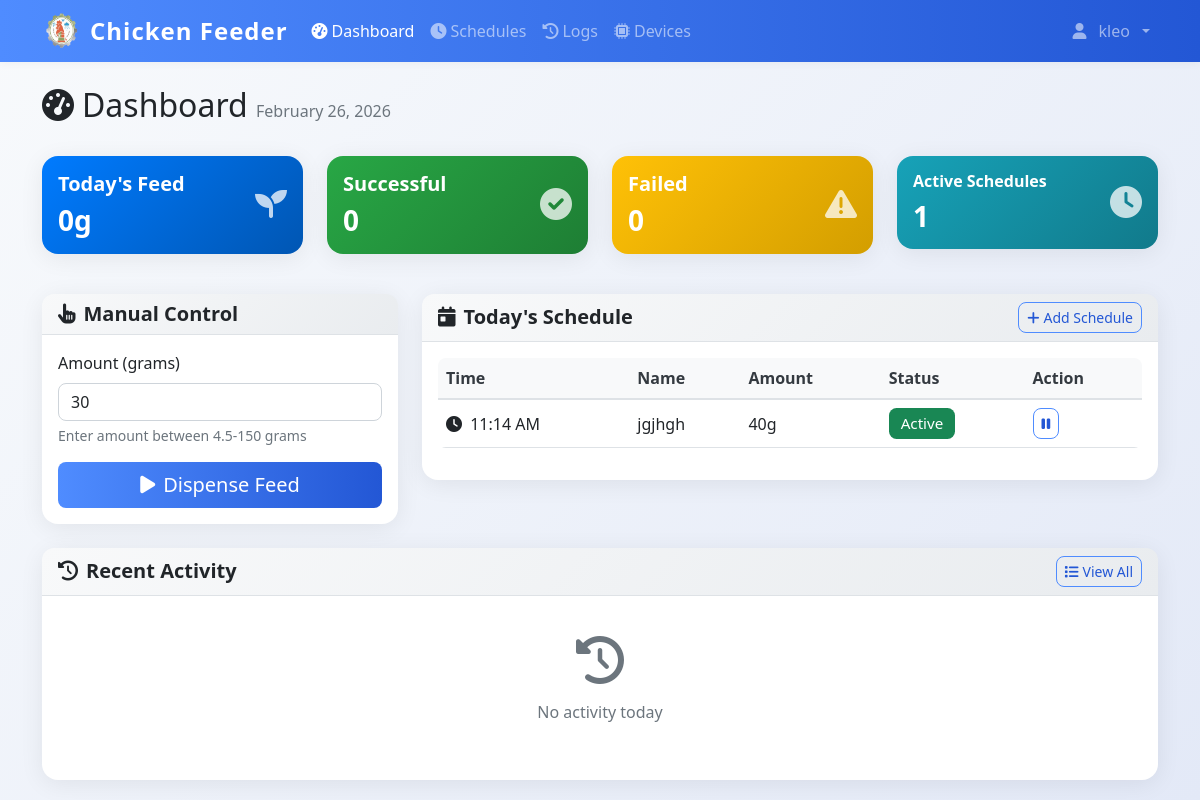
/dashboard (signed in), run on an earlier commit of the app's database.
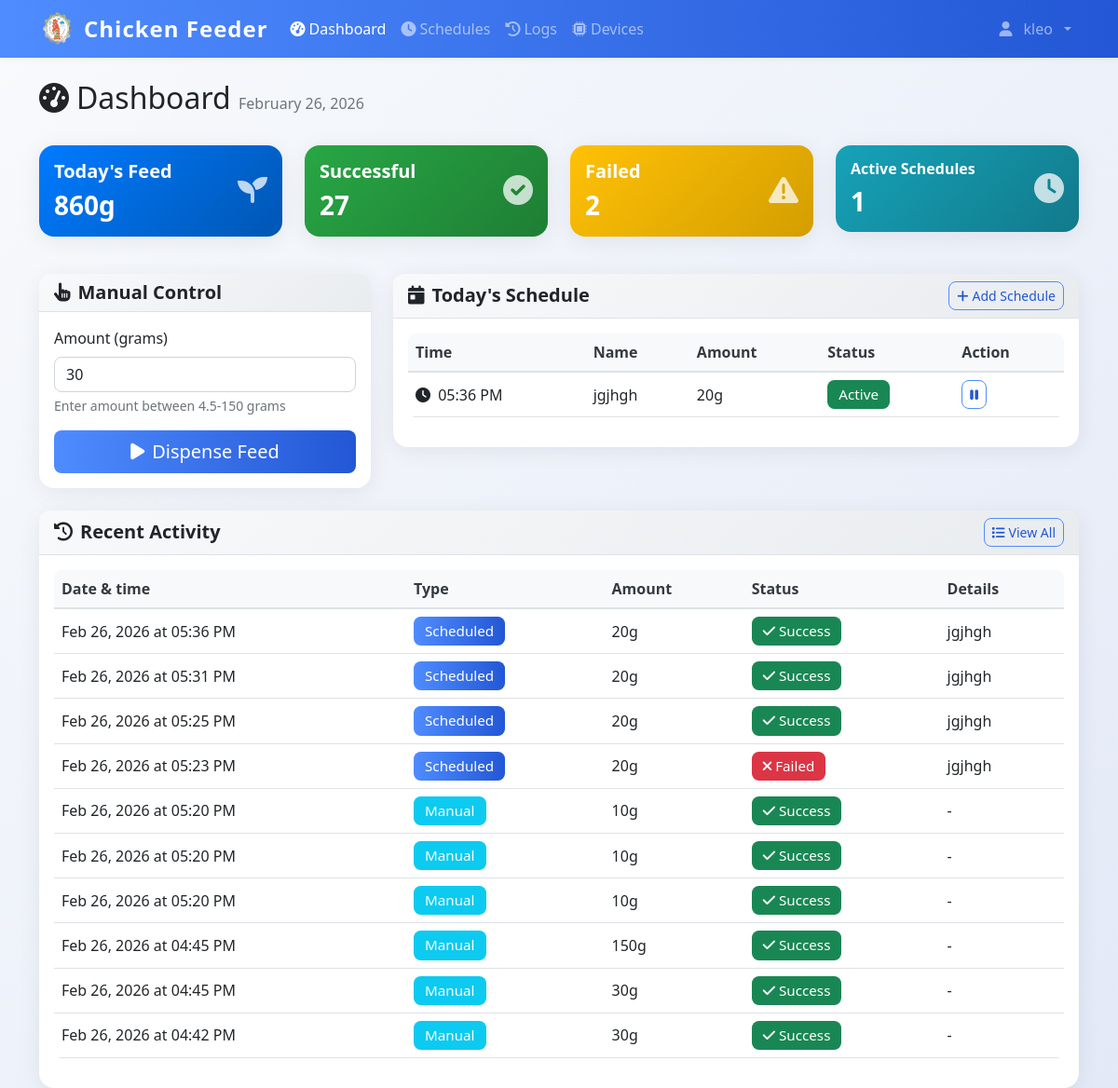
And on a later commit of the database.
### models.py (models this page shows)
class User(UserMixin, db.Model):
    id = db.Column(db.Integer, primary_key=True)
    username = db.Column(db.String(80), unique=True, nullable=False)
    email = db.Column(db.String(120), unique=True, nullable=False)
    password_hash = db.Column(db.String(120), nullable=False)
    iot_device_url = db.Column(db.String(255), nullable=True)  # e.g., 'http://192.168.1.100:5000' or 'pi_klei'
    is_admin = db.Column(db.Boolean, default=True)
    created_at = db.Column(db.DateTime, default=datetime.now)

class FeedSchedule(db.Model):
    id = db.Column(db.Integer, primary_key=True)
    name = db.Column(db.String(100), nullable=False)
    feed_time = db.Column(db.Time, nullable=False)
    amount_grams = db.Column(db.Integer, nullable=False)
    is_active = db.Column(db.Boolean, default=True)
    created_by = db.Column(db.Integer, db.ForeignKey('user.id'), nullable=False)
    created_at = db.Column(db.DateTime, default=datetime.now)
    user = db.relationship('User', backref=db.backref('schedules', lazy=True))

class DispenseLog(db.Model):
    id = db.Column(db.Integer, primary_key=True)
    timestamp = db.Column(db.DateTime, default=datetime.now, nullable=False)
    amount_grams = db.Column(db.Integer, nullable=False)
    trigger_type = db.Column(db.String(20), nullable=False)
    schedule_id = db.Column(db.Integer, db.ForeignKey('feed_schedule.id'), nullable=True)
    status = db.Column(db.String(20), default='success')
    error_message = db.Column(db.Text, nullable=True)
    image_path = db.Column(db.String(255), nullable=True)  # Path to captured feed image
    pellet_count = db.Column(db.Integer, nullable=True)  # Number of pellets detected in image
    grams_detected = db.Column(db.Float, nullable=True)  # Estimated grams of pellets in feeder
    grams_dispensed = db.Column(db.Integer, nullable=True)  # Actual amount dispensed by servo
    triggered_by = db.Column(db.Integer, db.ForeignKey('user.id'), nullable=True)
    schedule = db.relationship('FeedSchedule', backref=db.backref('dispense_logs', lazy=True))
    user = db.relationship('User', backref=db.backref('dispense_logs', lazy=True))

### app.py (the view)
@app.route('/dashboard', methods=['GET', 'POST'])
@login_required
def dashboard():
    from utils.model_utils import get_feed_ratio
    today_schedules = FeedSchedule.query.filter_by(created_by=current_user.id, is_active=True).order_by(FeedSchedule.feed_time).all()
    today_start = datetime.now().replace(hour=0, minute=0, second=0, microsecond=0)
    today_logs = DispenseLog.query.filter(
        DispenseLog.timestamp >= today_start,
        DispenseLog.triggered_by == current_user.id
    ).order_by(DispenseLog.timestamp.desc()).all()
    total_today = sum(log.amount_grams for log in today_logs if log.status == 'success')
    feed_config = get_feed_ratio()
    gps = feed_config.get('grams_per_second', 2.0)
    min_grams = max(1, round(0.1 * gps, 1))
    return render_template('dashboard.html',
                         schedules=today_schedules,
                         logs=today_logs,
                         total_today=total_today,
                         min_grams=min_grams)

### templates/dashboard.html (shortened to what this page needs)
{% extends "base.html" %}
{% block content %}
<div class="container mt-4">
    <div class="row mb-4">
    <div class="col">
        <h1 class="h2">
            <i class="fas fa-tachometer-alt me-2"></i>Dashboard
            <span class="text-muted fs-6">{{ datetime.now().strftime('%B %d, %Y') }}</span>
        </h1>
    </div>
</div>
<div class="row mb-4">
    <div class="col-md-3 mb-3">
        <div class="card bg-primary text-white">
            <div class="card-body">
                <div class="d-flex justify-content-between">
                    <div>
                        <h5 class="card-title">Today's Feed</h5>
                        <h3 class="mb-0" id="total-today">{{ total_today }}g</h3>
                    </div>
                    <div class="align-self-center">
                        <i class="fas fa-seedling fa-2x opacity-75"></i>
                    </div>
                </div>
            </div>
        </div>
    </div>
    <div class="col-md-3 mb-3">
        <div class="card bg-success text-white">
            <div class="card-body">
                <div class="d-flex justify-content-between">
                    <div>
                        <h5 class="card-title">Successful</h5>
                        <h3 class="mb-0" id="successful-today">{{ logs|selectattr('status', 'equalto', 'success')|list|length }}</h3>
                    </div>
                    <div class="align-self-center">
                        <i class="fas fa-check-circle fa-2x opacity-75"></i>
                    </div>
                </div>
            </div>
        </div>
    </div>
    <div class="col-md-3 mb-3">
        <div class="card bg-warning text-white">
            <div class="card-body">
                <div class="d-flex justify-content-between">
                    <div>
                        <h5 class="card-title">Failed</h5>
                        <h3 class="mb-0" id="failed-today">{{ logs|selectattr('status', 'equalto', 'failure')|list|length }}</h3>
                    </div>
                    <div class="align-self-center">
                        <i class="fas fa-exclamation-triangle fa-2x opacity-75"></i>
                    </div>
                </div>
            </div>
        </div>
    </div>
    <div class="col-md-3 mb-3">
        <div class="card bg-info text-white">
            <div class="card-body">
                <div class="d-flex justify-content-between">
                    <div>
                        <h5 class="card-title fs-6">Active Schedules</h5>
                        <h3 class="mb-0">{{ schedules|selectattr('is_active')|list|length }}</h3>
                    </div>
                    <div class="align-self-center">
                        <i class="fas fa-clock fa-2x opacity-75"></i>
                    </div>
                </div>
            </div>
        </div>
    </div>
</div>
<div class="row">
    <div class="col-lg-4 mb-4">
        <div class="card">
            <div class="card-header">
                <h5 class="card-title mb-0">
                    <i class="fas fa-hand-pointer me-2"></i>Manual Control
                </h5>
            </div>
            <div class="card-body">
                <form id="manual-dispense-form">
                    <div class="mb-3">
                        <label for="amount" class="form-label">Amount (grams)</label>
                        <input type="number" class="form-control" id="amount" min="{{ min_grams }}" max="150" value="30" step="0.1" required>
                        <div class="form-text">Enter amount between {{ min_grams }}-150 grams</div>
                    </div>
                    <div class="d-grid">
                        <button type="submit" class="btn btn-primary btn-lg" id="dispense-btn">
                            <i class="fas fa-play me-2"></i>Dispense Feed
                        </button>
                    </div>
                </form>
            </div>
        </div>
    </div>
    <div class="col-lg-8 mb-4">
        <div class="card">
            <div class="card-header d-flex justify-content-between align-items-center">
                <h5 class="card-title mb-0">
                    <i class="fas fa-calendar-day me-2"></i>Today's Schedule
                </h5>
                <a href="{{ url_for('schedules') }}" class="btn btn-outline-primary btn-sm">
                    <i class="fas fa-plus me-1"></i>Add Schedule
                </a>
            </div>
            <div class="card-body">
                {% if schedules %}
                <div class="table-responsive">
                    <table class="table table-hover">
                        <thead>
                            <tr>
                                <th>Time</th>
                                <th>Name</th>
                                <th>Amount</th>
                                <th>Status</th>
                                <th>Action</th>
                            </tr>
                        </thead>
                        <tbody>
                            {% for schedule in schedules %}
                            <tr>
                                <td>
                                    <i class="fas fa-clock me-1"></i>
                                    {{ schedule.feed_time.strftime('%I:%M %p') }}
                                </td>
                                <td>{{ schedule.name }}</td>
                                <td>{{ schedule.amount_grams }}g</td>
                                <td>
                                    {% if schedule.is_active %}
                                        <span class="badge bg-success">Active</span>
                                    {% else %}
                                        <span class="badge bg-secondary">Inactive</span>
                                    {% endif %}
                                </td>
                                <td>
                                    <button class="btn btn-sm btn-outline-primary"
                                            onclick="toggleSchedule({{ schedule.id }})">
                                        {% if schedule.is_active %}
                                            <i class="fas fa-pause"></i>
                                        {% else %}
                                            <i class="fas fa-play"></i>
                                        {% endif %}
                                    </button>
                                </td>
                            </tr>
                            {% endfor %}
                        </tbody>
                    </table>
                </div>
                {% endif %}
            </div>
        </div>
    </div>
</div>
<div class="row">
    <div class="col-12">
        <div class="card">
            <div class="card-header d-flex justify-content-between align-items-center">
                <h5 class="card-title mb-0">
                    <i class="fas fa-history me-2"></i>Recent Activity
                </h5>
                <a href="{{ url_for('logs') }}" class="btn btn-outline-primary btn-sm">
                    <i class="fas fa-list me-1"></i>View All
                </a>
            </div>
            <div class="card-body">
                {% if logs %}
                <div class="table-responsive">
                    <table class="table table-hover">
                        <thead>
                            <tr>
                                <th>Date &amp; time</th>
                                <th>Type</th>
                                <th>Amount</th>
                                <th>Status</th>
                                <th>Details</th>
                            </tr>
                        </thead>
                        <tbody>
                            {% for log in logs[:10] %}
                            <tr>
                                <td>
                                    {{ log.timestamp.strftime('%b %d, %Y at %I:%M %p') }}
                                </td>
                                <td>
                                    {% if log.trigger_type == 'manual' %}
                                        <span class="badge bg-info">Manual</span>
                                    {% else %}
                                        <span class="badge bg-primary">Scheduled</span>
                                    {% endif %}
                                </td>
                                <td>{{ log.amount_grams }}g</td>
                                <td>
                                    {% if log.status == 'success' %}
                                        <span class="badge bg-success">
                                            <i class="fas fa-check me-1"></i>Success
                                        </span>
                                    {% else %}
                                        <span class="badge bg-danger">
                                            <i class="fas fa-times me-1"></i>Failed
                                        </span>
                                    {% endif %}
                                </td>
                                <td style="max-width: 300px;">
                                    {% if log.schedule %}
                                        {{ log.schedule.name }}
                                    {% elif log.error_message %}
                                        <small class="text-danger" title="{{ log.error_message }}" style="cursor: help;">
                                            {{ log.error_message[:100] }}{% if log.error_message|length > 100 %}...{% endif %}
                                        </small>
                                    {% else %}
                                        -
                                    {% endif %}
                                </td>
                            </tr>
                            {% endfor %}
                        </tbody>
                    </table>
                </div>
                {% else %}
                <div class="text-center text-muted py-4">
                    <i class="fas fa-history fa-3x mb-3"></i>
                    <p>No activity today</p>
                </div>
                {% endif %}
            </div>
        </div>
    </div>
</div>
</div>
{% endblock %}

### templates/base.html (shortened to what this page needs)
<!DOCTYPE html>
<html lang="en">
<head>
    <link href="https://cdn.jsdelivr.net/npm/bootstrap@5.1.3/dist/css/bootstrap.min.css" rel="stylesheet">
    <link href="https://cdnjs.cloudflare.com/ajax/libs/font-awesome/6.0.0/css/all.min.css" rel="stylesheet">
    <link href="{{ url_for('static', filename='css/style.css') }}" rel="stylesheet">
</head>
<body>
    {% if current_user.is_authenticated %}
    <nav class="navbar navbar-expand-lg navbar-dark bg-primary">
        <div class="container">
            <div class="d-flex align-items-center gap-2">
                <img src="{{ url_for('static', filename='img/chicken-logo.png') }}" alt="Logo" style="width:40px;height:40px;" >
                <a class="navbar-brand" href="{{ url_for('dashboard') }}">
                   Chicken Feeder
                </a>
            </div>
            <div class="collapse navbar-collapse" id="navbarNav">
                <ul class="navbar-nav me-auto">
                    <li class="nav-item">
                        <a class="nav-link {% if request.endpoint == 'dashboard' %}active{% endif %}"
                           href="{{ url_for('dashboard') }}">
                            <i class="fas fa-tachometer-alt me-1"></i>Dashboard
                        </a>
                    </li>
                    <li class="nav-item">
                        <a class="nav-link {% if request.endpoint in ['schedules', 'add_schedule'] %}active{% endif %}"
                           href="{{ url_for('schedules') }}">
                            <i class="fas fa-clock me-1"></i>Schedules
                        </a>
                    </li>
                    <li class="nav-item">
                        <a class="nav-link {% if request.endpoint == 'logs' %}active{% endif %}"
                           href="{{ url_for('logs') }}">
                            <i class="fas fa-history me-1"></i>Logs
                        </a>
                    </li>
                    <li class="nav-item">
                        <a class="nav-link {% if request.endpoint in ['devices', 'add_device'] %}active{% endif %}"
                           href="{{ url_for('devices') }}">
                            <i class="fas fa-microchip me-1"></i>Devices
                        </a>
                    </li>
                </ul>
                <ul class="navbar-nav">
                    <li class="nav-item dropdown">
                        <a class="nav-link dropdown-toggle d-flex align-items-center gap-2" href="#" id="navbarDropdown" role="button"
                           data-bs-toggle="dropdown" aria-expanded="false">
                            <i class="fas fa-user me-1 "></i>{{ current_user.username }}
                        </a>
                    </li>
                </ul>
            </div>
        </div>
    </nav>
    {% endif %}
    <main class="container-fluid align-items-center">
        {% block content %}{% endblock %}
    </main>
</body>
</html>

What changed in the data, as far as the page shows it:
changed FeedSchedule "jgjhgh": feed_time "11:14 AM" → "05:36 PM"; amount_grams "40" → "20"
added DispenseLog: timestamp "Feb 26, 2026 at 05:36 PM", trigger_type "Scheduled", amount_grams "20", status "success" (drawn), schedule.name "jgjhgh"
added DispenseLog: timestamp "Feb 26, 2026 at 05:31 PM", trigger_type "Scheduled", amount_grams "20", status "success" (drawn), schedule.name "jgjhgh"
added DispenseLog: timestamp "Feb 26, 2026 at 05:25 PM", trigger_type "Scheduled", amount_grams "20", status "success" (drawn), schedule.name "jgjhgh"
added DispenseLog: timestamp "Feb 26, 2026 at 05:23 PM", trigger_type "Scheduled", amount_grams "20", status "failure" (drawn), schedule.name "jgjhgh"
added DispenseLog: timestamp "Feb 26, 2026 at 05:20 PM", trigger_type "Manual", amount_grams "10", status "success" (drawn)
added DispenseLog: timestamp "Feb 26, 2026 at 05:20 PM", trigger_type "Manual", amount_grams "10", status "success" (drawn)
added DispenseLog: timestamp "Feb 26, 2026 at 05:20 PM", trigger_type "Manual", amount_grams "10", status "success" (drawn)
added DispenseLog: timestamp "Feb 26, 2026 at 04:45 PM", trigger_type "Manual", amount_grams "150", status "success" (drawn)
added DispenseLog: timestamp "Feb 26, 2026 at 04:45 PM", trigger_type "Manual", amount_grams "30", status "success" (drawn)
added DispenseLog: timestamp "Feb 26, 2026 at 04:42 PM", trigger_type "Manual", amount_grams "30", status "success" (drawn)
Also different on the page:
{{ total_today }}: "0" → "860"
{{ logs|selectattr('status', 'equalto', 'success')|list|length }}: "0" → "27"
{{ logs|selectattr('status', 'equalto', 'failure')|list|length }}: "0" → "2"
text no longer shown: "No activity today"
text now shown: "Date & time Type Amount Status Details"
